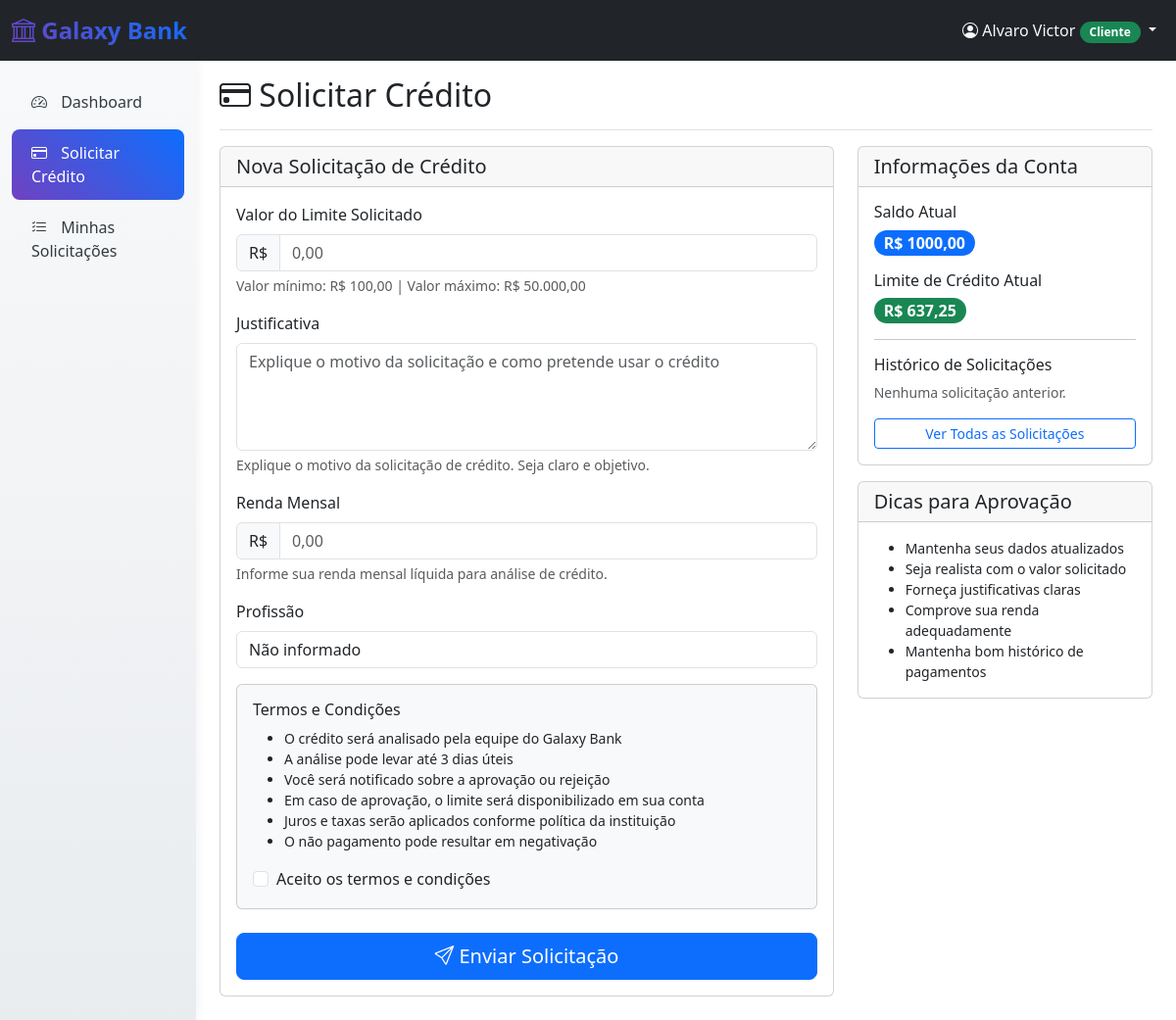
/credito/solicitar/ (signed in), run on the app's committed database.
### usuarios/models.py (models this page shows, shortened)
class Usuario(AbstractUser):
    TIPO_USUARIO_CHOICES = [
        ('cliente', 'Cliente'),
        ('gerente', 'Gerente'),
    ]
    tipo_usuario = models.CharField(
        max_length=10,
        choices=TIPO_USUARIO_CHOICES,
        default='cliente'
    )
    telefone = models.CharField(
        max_length=15,
        blank=True,
        null=True,
        validators=[RegexValidator(r'^\+?1?\d{9,15}$')]
    )

class Cliente(models.Model):
    usuario = models.OneToOneField(Usuario, on_delete=models.CASCADE, primary_key=True)
    cpf = models.CharField(
        max_length=11,
        unique=True,
        validators=[RegexValidator(r'^\d{11}$', message='CPF deve conter 11 dígitos')]
    )
    score_pontos = models.IntegerField(default=0)
    saldo = models.DecimalField(max_digits=10, decimal_places=2, default=1000.00)
    limite_credito = models.DecimalField(max_digits=10, decimal_places=2, default=0.00)
    limite_credito_aprovado = models.BooleanField(default=False)
    data_cadastro = models.DateTimeField(auto_now_add=True)
    class Meta:
        verbose_name = 'Cliente'
        verbose_name_plural = 'Clientes'

### credito/views.py (the view)
# urls.py: path('solicitar/', views.solicitar_credito, name='solicitar'),
@login_required
def solicitar_credito(request):
    if request.user.tipo_usuario != 'cliente':
        messages.error(request, 'Apenas clientes podem solicitar crédito.')
        return redirect('usuarios:home_redirect')
    try:
        cliente = Cliente.objects.get(usuario=request.user)
        solicitacao_pendente = SolicitacaoCredito.objects.filter(
            cliente=cliente,
            status='pendente'
        ).first()
        if solicitacao_pendente:
            messages.warning(request, 'Você já possui uma solicitação pendente de análise.')
            return redirect('credito:minhas_solicitacoes')
        if request.method == 'POST':
            form = SolicitacaoCreditoForm(request.POST)
            if form.is_valid():
                solicitacao = form.save(commit=False)
                solicitacao.cliente = cliente
                solicitacao.save()
                messages.success(request, 'Solicitação de crédito enviada com sucesso! Aguarde a análise do gerente.')
                return redirect('credito:minhas_solicitacoes')
        else:
            form = SolicitacaoCreditoForm()
        context = {
            'form': form,
            'cliente': cliente,
        }
        return render(request, 'credito/solicitar.html', context)
    except Cliente.DoesNotExist:
        messages.error(request, 'Perfil de cliente não encontrado.')
        return redirect('usuarios:home_redirect')

### credito/templates/credito/solicitar.html (shortened to what this page needs)
{% extends "usuarios/base.html" %}
{% block content %}
<div class="container-fluid h-100">
    <div class="row h-100">
        <div class="col-md-3 col-lg-2 sidebar bg-dark">
            <div class="position-sticky pt-3">
                <ul class="nav flex-column">
                    <li class="nav-item">
                        <a class="nav-link" href="{% url 'usuarios:dashboard_cliente' %}">
                            <i class="bi bi-speedometer2"></i> Dashboard
                        </a>
                    </li>
                    <li class="nav-item">
                        <a class="nav-link active" href="{% url 'credito:solicitar' %}">
                            <i class="bi bi-credit-card"></i> Solicitar Crédito
                        </a>
                    </li>
                    <li class="nav-item">
                        <a class="nav-link" href="{% url 'credito:minhas_solicitacoes' %}">
                            <i class="bi bi-list-check"></i> Minhas Solicitações
                        </a>
                    </li>
                </ul>
            </div>
        </div>
        <main class="col-md-9 ms-sm-auto col-lg-10 px-md-4">
            <div class="d-flex justify-content-between flex-wrap flex-md-nowrap align-items-center pt-3 pb-2 mb-3 border-bottom">
                <h1 class="h2">
                    <i class="bi bi-credit-card"></i> Solicitar Crédito
                </h1>
            </div>
            <div class="row">
                <div class="col-lg-8 mb-4">
                    <div class="card">
                        <div class="card-header">
                            <h5 class="mb-0">Nova Solicitação de Crédito</h5>
                        </div>
                        <div class="card-body">
                            <form method="post">
                                <div class="mb-3">
                                    <label for="{{ form.valor_solicitado.id_for_label }}" class="form-label">
                                        {{ form.valor_solicitado.label }}
                                    </label>
                                    <div class="input-group">
                                        <span class="input-group-text">R$</span>
                                        {{ form.valor_solicitado }}
                                    </div>
                                    <div class="form-text">
                                        Valor mínimo: R$ 100,00 | Valor máximo: R$ 50.000,00
                                    </div>
                                </div>
                                <div class="mb-3">
                                    <label for="{{ form.justificativa.id_for_label }}" class="form-label">
                                        {{ form.justificativa.label }}
                                    </label>
                                    {{ form.justificativa }}
                                    <div class="form-text">
                                        Explique o motivo da solicitação de crédito. Seja claro e objetivo.
                                    </div>
                                </div>
                                <div class="mb-3">
                                    <label for="{{ form.renda_mensal.id_for_label }}" class="form-label">
                                        {{ form.renda_mensal.label }}
                                    </label>
                                    <div class="input-group">
                                        <span class="input-group-text">R$</span>
                                        {{ form.renda_mensal }}
                                    </div>
                                    <div class="form-text">
                                        Informe sua renda mensal líquida para análise de crédito.
                                    </div>
                                </div>
                                <div class="mb-3">
                                    <label for="{{ form.profissao.id_for_label }}" class="form-label">
                                        {{ form.profissao.label }}
                                    </label>
                                    {{ form.profissao }}
                                </div>
                                <div class="mb-4">
                                    <div class="card bg-light">
                                        <div class="card-body">
                                            <h6>Termos e Condições</h6>
                                            <ul class="small mb-3">
                                                <li>O crédito será analisado pela equipe do Galaxy Bank</li>
                                                <li>A análise pode levar até 3 dias úteis</li>
                                                <li>Você será notificado sobre a aprovação ou rejeição</li>
                                                <li>Em caso de aprovação, o limite será disponibilizado em sua conta</li>
                                                <li>Juros e taxas serão aplicados conforme política da instituição</li>
                                                <li>O não pagamento pode resultar em negativação</li>
                                            </ul>
                                            <div class="form-check">
                                                <input class="form-check-input" type="checkbox" id="aceito_termos" name="aceito_termos" required>
                                                <label class="form-check-label" for="aceito_termos">
                                                    Aceito os termos e condições
                                                </label>
                                            </div>
                                        </div>
                                    </div>
                                </div>
                                <div class="d-grid">
                                    <button type="submit" class="btn btn-primary btn-lg">
                                        <i class="bi bi-send"></i> Enviar Solicitação
                                    </button>
                                </div>
                            </form>
                        </div>
                    </div>
                </div>
                <div class="col-lg-4 mb-4">
                    <div class="card">
                        <div class="card-header">
                            <h5 class="mb-0">Informações da Conta</h5>
                        </div>
                        <div class="card-body">
                            <div class="mb-3">
                                <h6>Saldo Atual</h6>
                                <span class="badge bg-primary fs-6">R$ {{ user.cliente.saldo|floatformat:2 }}</span>
                            </div>
                            {% if user.cliente.limite_credito_aprovado %}
                            <div class="mb-3">
                                <h6>Limite de Crédito Atual</h6>
                                <span class="badge bg-success fs-6">R$ {{ user.cliente.limite_credito|floatformat:2 }}</span>
                            </div>
                            {% endif %}
                            <hr>
                            <h6>Histórico de Solicitações</h6>
                            {% if solicitacoes_recentes %}
                                {% for solicitacao in solicitacoes_recentes %}
                                <div class="d-flex justify-content-between align-items-center mb-2">
                                    <div>
                                        <small>R$ {{ solicitacao.valor_solicitado|floatformat:2 }}</small><br>
                                        <small class="text-muted">{{ solicitacao.data_solicitacao|date:"d/m/Y" }}</small>
                                    </div>
                                    <div>
                                        {% if solicitacao.status == 'pendente' %}
                                            <span class="badge bg-warning">Pendente</span>
                                        {% elif solicitacao.status == 'aprovado' %}
                                            <span class="badge bg-success">Aprovado</span>
                                        {% elif solicitacao.status == 'rejeitado' %}
                                            <span class="badge bg-danger">Rejeitado</span>
                                        {% endif %}
                                    </div>
                                </div>
                                {% endfor %}
                            {% else %}
                                <p class="text-muted small">Nenhuma solicitação anterior.</p>
                            {% endif %}
                            <div class="mt-3">
                                <a href="{% url 'credito:minhas_solicitacoes' %}" class="btn btn-outline-primary btn-sm w-100">
                                    Ver Todas as Solicitações
                                </a>
                            </div>
                        </div>
                    </div>
                    <div class="card mt-3">
                        <div class="card-header">
                            <h5 class="mb-0">Dicas para Aprovação</h5>
                        </div>
                        <div class="card-body">
                            <ul class="small mb-0">
                                <li>Mantenha seus dados atualizados</li>
                                <li>Seja realista com o valor solicitado</li>
                                <li>Forneça justificativas claras</li>
                                <li>Comprove sua renda adequadamente</li>
                                <li>Mantenha bom histórico de pagamentos</li>
                            </ul>
                        </div>
                    </div>
                </div>
            </div>
        </main>
    </div>
</div>
{% endblock %}

### usuarios/templates/usuarios/base.html (shortened to what this page needs)
<!DOCTYPE html>
<html lang="pt-br">
<head>
    <link href="https://cdn.jsdelivr.net/npm/bootstrap@5.3.2/dist/css/bootstrap.min.css" rel="stylesheet">
    <link href="https://cdn.jsdelivr.net/npm/bootstrap-icons@1.11.1/font/bootstrap-icons.css" rel="stylesheet">
    {% load static %}
    <link href="{% static 'css/galaxy-bank.css' %}" rel="stylesheet">
</head>
<body>
    <nav class="navbar navbar-expand-lg navbar-dark bg-dark">
        <div class="container-fluid">
            <a class="navbar-brand bg-galaxy-gradient" href="/" style="-webkit-background-clip: text; -webkit-text-fill-color: transparent; background-clip: text;">
                <i class="bi bi-bank"></i> Galaxy Bank
            </a>
            {% if user.is_authenticated %}
            <div class="navbar-nav ms-auto">
                <div class="nav-item dropdown">
                    <a class="nav-link dropdown-toggle text-light" href="#" role="button" data-bs-toggle="dropdown">
                        <i class="bi bi-person-circle"></i>
                        {{ user.first_name|default:user.username }}
                        {% if user.tipo_usuario == 'cliente' %}
                            <span class="badge bg-success">{{ user.get_tipo_usuario_display }}</span>
                        {% elif user.tipo_usuario == 'gerente' %}
                            <span class="badge bg-warning">{{ user.get_tipo_usuario_display }}</span>
                        {% else %}
                            <span class="badge bg-info">{{ user.get_tipo_usuario_display }}</span>
                        {% endif %}
                    </a>
                </div>
            </div>
            {% endif %}
        </div>
    </nav>
    <div class="container-fluid p-0">
        {% block content %}{% endblock %}
    </div>
</body>
</html>

### static/css/galaxy-bank.css (style rules this page uses)
:root { --galaxy-primary: #6f42c1; --galaxy-secondary: #0d6efd; --galaxy-gradient: linear-gradient(45deg, var(--galaxy-primary), var(--galaxy-secondary)); --galaxy-dark: #343a40; --galaxy-light: #f8f9fa; }
.bg-galaxy-gradient { background: var(--galaxy-gradient); }
.sidebar { background: linear-gradient(180deg, #f8f9fa 0%, #e9ecef 100%); box-shadow: 2px 0 10px rgba(0,0,0,0.05); }
.sidebar .nav-link { color: var(--galaxy-dark); padding: 12px 20px; border-radius: 8px; margin: 2px 0; transition: all 0.3s ease; }
.sidebar .nav-link.active { background: var(--galaxy-gradient); color: white; }
.sidebar .nav-link i { margin-right: 10px; width: 20px; text-align: center; }
.navbar-brand { font-size: 1.5rem; font-weight: 700; }
.badge { font-size: 0.75em; padding: 5px 10px; border-radius: 15px; }

### data on the page
Usuario: first_name "Alvaro Victor", tipo_usuario "Cliente", cliente.saldo "1000,00", cliente.limite_credito "637,25"
